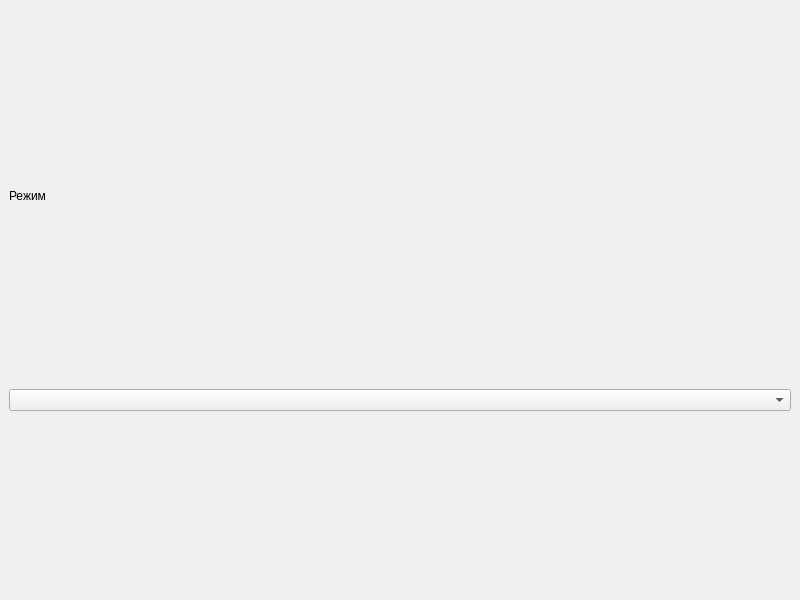
<?xml version="1.0" encoding="UTF-8"?>
<ui version="4.0">
 <class>MainWindow</class>
 <widget class="QMainWindow" name="MainWindow">
  <property name="geometry">
   <rect>
    <x>0</x>
    <y>0</y>
    <width>800</width>
    <height>600</height>
   </rect>
  </property>
  <property name="windowTitle">
   <string>MainWindow</string>
  </property>
  <widget class="QWidget" name="mainHBox">
   <layout class="QHBoxLayout" name="horizontalLayout">
    <item>
     <layout class="QVBoxLayout" name="verticalLayout">
      <item>
       <widget class="QLabel" name="label">
        <property name="sizePolicy">
         <sizepolicy hsizetype="Preferred" vsizetype="Maximum">
          <horstretch>0</horstretch>
          <verstretch>0</verstretch>
         </sizepolicy>
        </property>
        <property name="text">
         <string>Режим</string>
        </property>
       </widget>
      </item>
      <item>
       <widget class="QComboBox" name="modeComboBox"/>
      </item>
     </layout>
    </item>
   </layout>
  </widget>
 </widget>
 <resources/>
 <connections/>
</ui>
